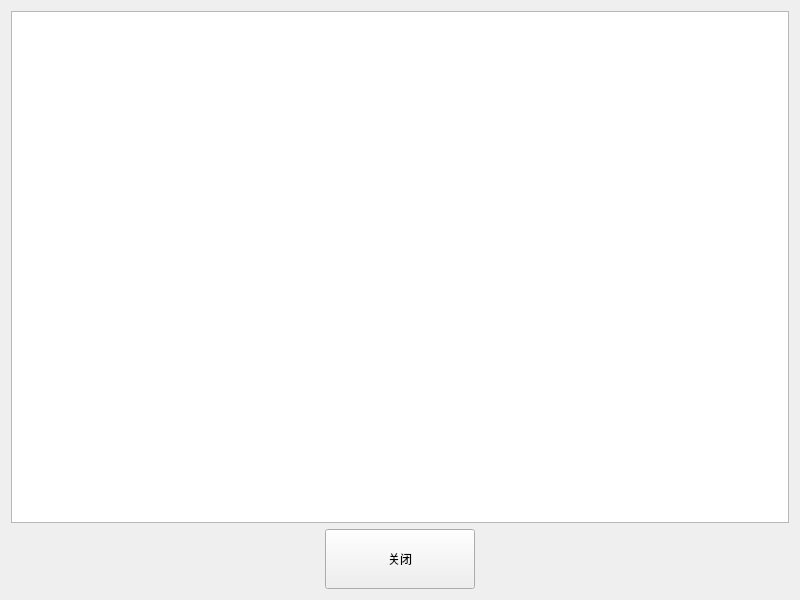
<?xml version="1.0" encoding="UTF-8"?>
<ui version="4.0">
 <class>DlgArmHelp</class>
 <widget class="QDialog" name="DlgArmHelp">
  <property name="geometry">
   <rect>
    <x>0</x>
    <y>0</y>
    <width>800</width>
    <height>600</height>
   </rect>
  </property>
  <property name="windowTitle">
   <string>Dialog</string>
  </property>
  <property name="styleSheet">
   <string notr="true">QScrollBar:vertical {
width: 40px;
}
QScrollBar::handle:vertical {
min-height: 40px;
}

QScrollBar:horizontal {
height: 40px;
}
QScrollBar::handle:horizontal {
min-width: 40px;
}
</string>
  </property>
  <layout class="QVBoxLayout" name="verticalLayout">
   <item>
    <widget class="QTextBrowser" name="textBrowser"/>
   </item>
   <item alignment="Qt::AlignHCenter">
    <widget class="QPushButton" name="OK">
     <property name="sizePolicy">
      <sizepolicy hsizetype="Fixed" vsizetype="Fixed">
       <horstretch>0</horstretch>
       <verstretch>0</verstretch>
      </sizepolicy>
     </property>
     <property name="minimumSize">
      <size>
       <width>150</width>
       <height>60</height>
      </size>
     </property>
     <property name="focusPolicy">
      <enum>Qt::NoFocus</enum>
     </property>
     <property name="styleSheet">
      <string notr="true"/>
     </property>
     <property name="text">
      <string>关闭</string>
     </property>
     <property name="shortcut">
      <string>Return</string>
     </property>
    </widget>
   </item>
  </layout>
 </widget>
 <resources/>
 <connections/>
</ui>
